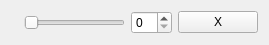
<?xml version="1.0" encoding="UTF-8"?>
<ui version="4.0">
 <class>HorizontalSliderEx</class>
 <widget class="QWidget" name="HorizontalSliderEx">
  <property name="geometry">
   <rect>
    <x>0</x>
    <y>0</y>
    <width>269</width>
    <height>43</height>
   </rect>
  </property>
  <property name="sizePolicy">
   <sizepolicy hsizetype="Preferred" vsizetype="Minimum">
    <horstretch>0</horstretch>
    <verstretch>0</verstretch>
   </sizepolicy>
  </property>
  <property name="windowTitle">
   <string>Form</string>
  </property>
  <layout class="QGridLayout" name="gridLayout">
   <item row="0" column="2">
    <widget class="QSpinBox" name="spinBox"/>
   </item>
   <item row="0" column="0">
    <widget class="QLabel" name="label">
     <property name="text">
      <string/>
     </property>
    </widget>
   </item>
   <item row="0" column="1">
    <widget class="QSlider" name="horizontalSlider">
     <property name="orientation">
      <enum>Qt::Horizontal</enum>
     </property>
    </widget>
   </item>
   <item row="0" column="3">
    <widget class="QPushButton" name="btnApply">
     <property name="sizePolicy">
      <sizepolicy hsizetype="Fixed" vsizetype="Fixed">
       <horstretch>0</horstretch>
       <verstretch>0</verstretch>
      </sizepolicy>
     </property>
     <property name="text">
      <string>X</string>
     </property>
    </widget>
   </item>
  </layout>
 </widget>
 <resources/>
 <connections>
  <connection>
   <sender>horizontalSlider</sender>
   <signal>valueChanged(int)</signal>
   <receiver>spinBox</receiver>
   <slot>setValue(int)</slot>
   <hints>
    <hint type="sourcelabel">
     <x>92</x>
     <y>27</y>
    </hint>
    <hint type="destinationlabel">
     <x>111</x>
     <y>27</y>
    </hint>
   </hints>
  </connection>
  <connection>
   <sender>spinBox</sender>
   <signal>valueChanged(int)</signal>
   <receiver>horizontalSlider</receiver>
   <slot>setValue(int)</slot>
   <hints>
    <hint type="sourcelabel">
     <x>112</x>
     <y>14</y>
    </hint>
    <hint type="destinationlabel">
     <x>73</x>
     <y>13</y>
    </hint>
   </hints>
  </connection>
 </connections>
</ui>
